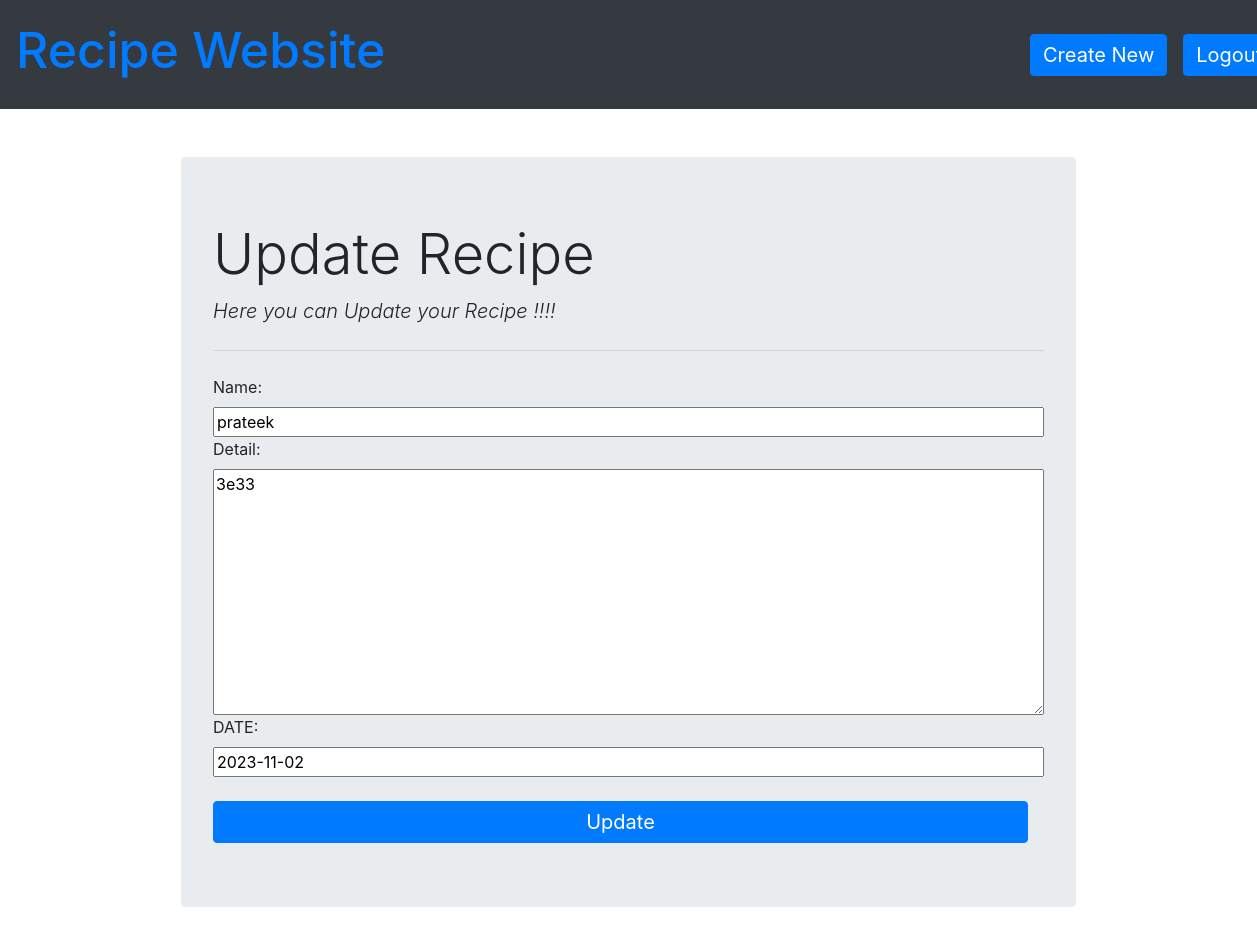
Page /recipe/update/36 on the committed database.
### recipeapp/models.py (models this page shows)
class CreateRecipe(models.Model):
    Name = models.CharField(max_length=100)
    Detail = models.TextField(max_length=2000)
    Date = models.DateField( ("DATE"), default = date.today)

### recipeapp/views.py (the view)
# urls.py: path('update/<int:pk>', views.Updaterecipe, name = 'update')
def Updaterecipe(request,pk):
    if request.method == "GET":
        recipe=CreateRecipe.objects.get(pk=pk)
        form = Createrecipe(instance=recipe)
    if request.method=="POST":
        recipe=CreateRecipe.objects.get(pk=pk)
        form = Createrecipe(request.POST,instance=recipe)
    if form.is_valid():
        form.save()
        return redirect('home')
    return render(request, 'update.html', {'form': form})

### recipeapp/forms.py
class Createrecipe(forms.ModelForm):
    class Meta:
        model = CreateRecipe
        fields = ('Name','Detail','Date')

### templates/update.html (shortened to what this page needs)
<!DOCTYPE html>
<html lang="en">
  <head>
    <link
      rel="stylesheet"
      href="https://cdn.jsdelivr.net/npm/bootstrap@4.3.1/dist/css/bootstrap.min.css"
    />
  </head>
  <body>
    <nav class="navbar navbar-expand-lg navbar-dark bg-dark">
      <h1 class="navbar-brand" style="font-size: 50px">
        <a href="{% url 'home' %}">Recipe Website</a>
      </h1>
      <a
        href="{% url 'create' %}"
        class="btn btn-primary navbar-brand"
        style="margin-left: 50vw"
        >Create New</a
      >
      <a href="{% url 'logout' %}" class="btn btn-primary navbar-brand"
        >Logout</a
      >
    </nav>
    <div class="container">
      <div class="col-md-10 offset-md-1 mt-5">
        <div class="jumbotron">
          <h1 class="display-4">Update Recipe</h1>
          <p class="lead font-italic">Here you can Update your Recipe !!!!</p>
          <hr class="my-4" />
          <form
            action=""
            method="post"
            autocomplete="off"
            style="display: flex; flex-direction: column"
          >
            {% csrf_token %} {{form}}
            <br />
            <button
              type="submit"
              value="Update"
              class="btn btn-primary navbar-brand"
            >
              Update
            </button>
          </form>
        </div>
      </div>
    </div>
  </body>
</html>

### rows in the picture
CreateRecipe: Name "prateek", Detail "3e33", Date "2023-11-02"
